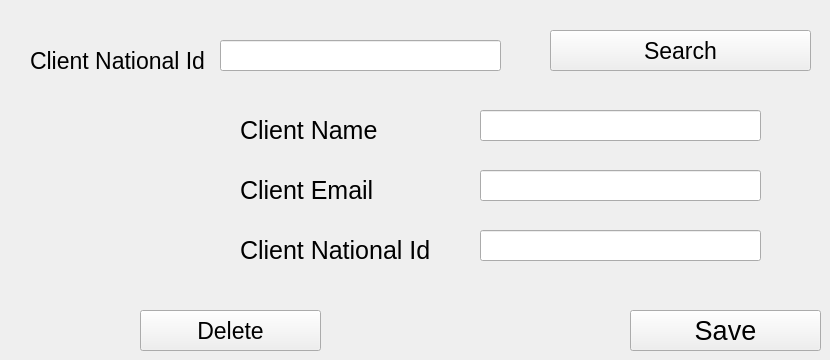
      <widget class="QWidget" name="tab_12">
       <attribute name="title">
        <string>Edit/Delete Client</string>
       </attribute>
       <widget class="QPushButton" name="pushButton_23">
        <property name="geometry">
         <rect>
          <x>630</x>
          <y>310</y>
          <width>191</width>
          <height>41</height>
         </rect>
        </property>
        <property name="font">
         <font>
          <pointsize>20</pointsize>
         </font>
        </property>
        <property name="text">
         <string>Save</string>
        </property>
       </widget>
       <widget class="QLabel" name="label_41">
        <property name="geometry">
         <rect>
          <x>30</x>
          <y>40</y>
          <width>211</width>
          <height>41</height>
         </rect>
        </property>
        <property name="font">
         <font>
          <pointsize>17</pointsize>
         </font>
        </property>
        <property name="text">
         <string>Client National Id</string>
        </property>
       </widget>
       <widget class="QPushButton" name="pushButton_24">
        <property name="geometry">
         <rect>
          <x>550</x>
          <y>30</y>
          <width>261</width>
          <height>41</height>
         </rect>
        </property>
        <property name="font">
         <font>
          <pointsize>17</pointsize>
         </font>
        </property>
        <property name="text">
         <string>Search</string>
        </property>
       </widget>
       <widget class="QPushButton" name="pushButton_25">
        <property name="geometry">
         <rect>
          <x>140</x>
          <y>310</y>
          <width>181</width>
          <height>41</height>
         </rect>
        </property>
        <property name="font">
         <font>
          <pointsize>17</pointsize>
         </font>
        </property>
        <property name="text">
         <string>Delete</string>
        </property>
       </widget>
       <widget class="QLineEdit" name="lineEdit_25">
        <property name="geometry">
         <rect>
          <x>220</x>
          <y>40</y>
          <width>281</width>
          <height>31</height>
         </rect>
        </property>
       </widget>
       <widget class="QLabel" name="label_34">
        <property name="geometry">
         <rect>
          <x>240</x>
          <y>110</y>
          <width>171</width>
          <height>41</height>
         </rect>
        </property>
        <property name="font">
         <font>
          <pointsize>19</pointsize>
         </font>
        </property>
        <property name="text">
         <string>Client Name</string>
        </property>
       </widget>
       <widget class="QLabel" name="label_35">
        <property name="geometry">
         <rect>
          <x>240</x>
          <y>170</y>
          <width>171</width>
          <height>41</height>
         </rect>
        </property>
        <property name="font">
         <font>
          <pointsize>19</pointsize>
         </font>
        </property>
        <property name="text">
         <string>Client Email</string>
        </property>
       </widget>
       <widget class="QLineEdit" name="lineEdit_30">
        <property name="geometry">
         <rect>
          <x>480</x>
          <y>230</y>
          <width>281</width>
          <height>31</height>
         </rect>
        </property>
       </widget>
       <widget class="QLineEdit" name="lineEdit_26">
        <property name="geometry">
         <rect>
          <x>480</x>
          <y>110</y>
          <width>281</width>
          <height>31</height>
         </rect>
        </property>
       </widget>
       <widget class="QLineEdit" name="lineEdit_27">
        <property name="geometry">
         <rect>
          <x>480</x>
          <y>170</y>
          <width>281</width>
          <height>31</height>
         </rect>
        </property>
       </widget>
       <widget class="QLabel" name="label_36">
        <property name="geometry">
         <rect>
          <x>240</x>
          <y>230</y>
          <width>231</width>
          <height>41</height>
         </rect>
        </property>
        <property name="font">
         <font>
          <pointsize>19</pointsize>
         </font>
        </property>
        <property name="text">
         <string>Client National Id</string>
        </property>
       </widget>
      </widget>
